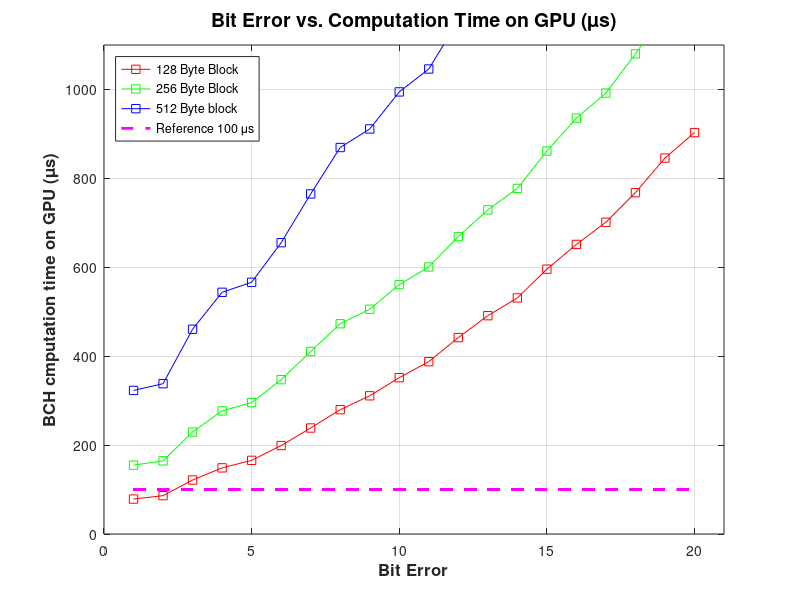
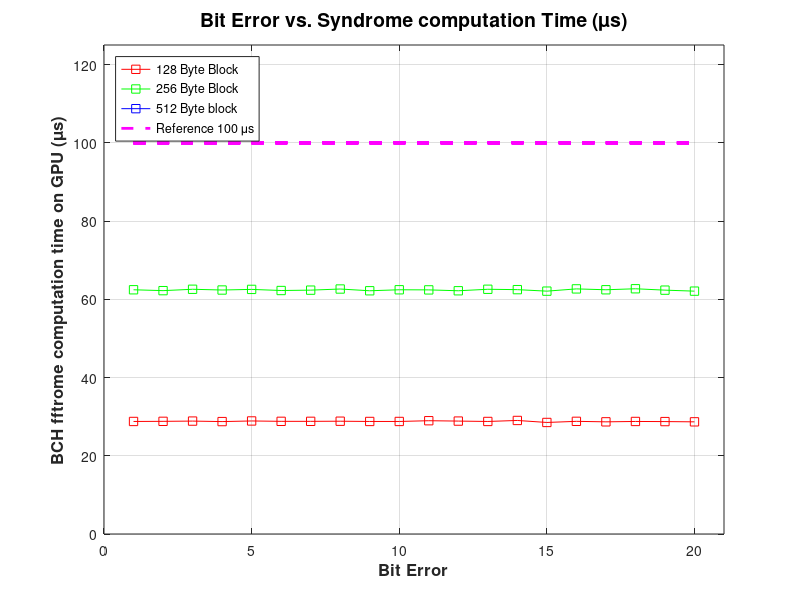
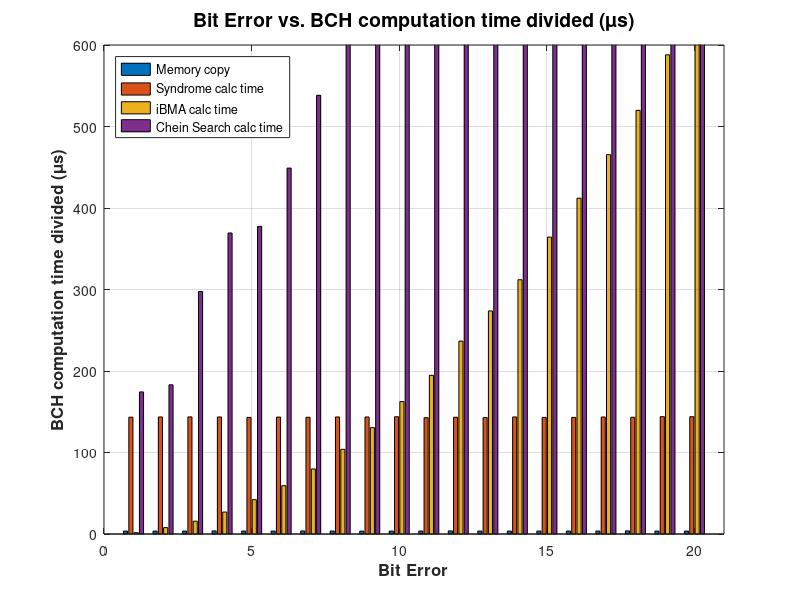

Reproduce these figures in MATLAB, in order.
% This function is to plot total latency taken for different error correction
% and block sizes

max = 20;
err_x = [1:max];

rs128_h2d     = ones(1,max);
rs128_d2h     = ones(1,max);
rs128_fft    = ones(1,max);
rs128_keyq    = ones(1,max);
rs128_errpoly = ones(1,max);

rs256_h2d     = ones(1,max);
rs256_d2h     = ones(1,max);
rs256_fft    = ones(1,max);
rs256_keyq    = ones(1,max);
rs256_errpoly = ones(1,max);

rs512_h2d     = ones(1,max);
rs512_d2h     = ones(1,max);
rs512_fft    = ones(1,max);
rs512_keyq    = ones(1,max);
rs512_errpoly = ones(1,max);

% Data from the cuda

 rs128_h2d(1) = 1.152000;
 rs128_d2h(1) = 2.464000;
 rs128_fft(1) = 28.768000;
 rs128_keyq(1) = 1.792000;
 rs128_errpoly(1) = 44.481000;

 rs256_h2d(1) = 1.152000;
 rs256_d2h(1) = 2.464000;
 rs256_fft(1) = 62.433000;
 rs256_keyq(1) = 1.568000;
 rs256_errpoly(1) = 87.265000;

 rs512_h2d(1) = 1.152000;
 rs512_d2h(1) = 2.432000;
 rs512_fft(1) = 143.330000;
 rs512_keyq(1) = 1.664000;
 rs512_errpoly(1) = 174.339000;

 rs1024_h2d(1) = 1.152000;
 rs1024_d2h(1) = 2.432000;
 rs1024_fft(1) = 362.278000;
 rs1024_keyq(1) = 1.568000;
 rs1024_errpoly(1) = 346.022000;

 rs128_h2d(2) = 1.152000;
 rs128_d2h(2) = 2.432000;
 rs128_fft(2) = 28.800000;
 rs128_keyq(2) = 7.073000;
 rs128_errpoly(2) = 46.816000;

 rs256_h2d(2) = 1.152000;
 rs256_d2h(2) = 2.464000;
 rs256_fft(2) = 62.209000;
 rs256_keyq(2) = 6.880000;
 rs256_errpoly(2) = 91.905000;

 rs512_h2d(2) = 1.152000;
 rs512_d2h(2) = 2.464000;
 rs512_fft(2) = 143.586000;
 rs512_keyq(2) = 7.840000;
 rs512_errpoly(2) = 183.076000;

 rs1024_h2d(2) = 1.152000;
 rs1024_d2h(2) = 2.784000;
 rs1024_fft(2) = 361.605000;
 rs1024_keyq(2) = 7.552000;
 rs1024_errpoly(2) = 361.605000;

 rs128_h2d(3) = 1.152000;
 rs128_d2h(3) = 2.432000;
 rs128_fft(3) = 28.865000;
 rs128_keyq(3) = 15.200000;
 rs128_errpoly(3) = 73.794000;

 rs256_h2d(3) = 1.152000;
 rs256_d2h(3) = 2.432000;
 rs256_fft(3) = 62.561000;
 rs256_keyq(3) = 15.489000;
 rs256_errpoly(3) = 147.682000;

 rs512_h2d(3) = 1.152000;
 rs512_d2h(3) = 2.464000;
 rs512_fft(3) = 143.681000;
 rs512_keyq(3) = 15.745000;
 rs512_errpoly(3) = 297.539000;

 rs1024_h2d(3) = 1.152000;
 rs1024_d2h(3) = 2.432000;
 rs1024_fft(3) = 362.149000;
 rs1024_keyq(3) = 15.361000;
 rs1024_errpoly(3) = 589.704000;

 rs128_h2d(4) = 1.152000;
 rs128_d2h(4) = 2.432000;
 rs128_fft(4) = 28.737000;
 rs128_keyq(4) = 25.888000;
 rs128_errpoly(4) = 90.594000;

 rs256_h2d(4) = 1.184000;
 rs256_d2h(4) = 2.496000;
 rs256_fft(4) = 62.369000;
 rs256_keyq(4) = 27.521000;
 rs256_errpoly(4) = 183.363000;

 rs512_h2d(4) = 1.376000;
 rs512_d2h(4) = 2.432000;
 rs512_fft(4) = 143.586000;
 rs512_keyq(4) = 26.976000;
 rs512_errpoly(4) = 369.317000;

 rs1024_h2d(4) = 1.152000;
 rs1024_d2h(4) = 2.464000;
 rs1024_fft(4) = 361.734000;
 rs1024_keyq(4) = 25.793000;
 rs1024_errpoly(4) = 734.060000;

 rs128_h2d(5) = 1.152000;
 rs128_d2h(5) = 2.432000;
 rs128_fft(5) = 28.897000;
 rs128_keyq(5) = 41.600000;
 rs128_errpoly(5) = 91.585000;

 rs256_h2d(5) = 1.152000;
 rs256_d2h(5) = 2.464000;
 rs256_fft(5) = 62.529000;
 rs256_keyq(5) = 42.913000;
 rs256_errpoly(5) = 186.595000;

 rs512_h2d(5) = 1.184000;
 rs512_d2h(5) = 2.464000;
 rs512_fft(5) = 143.042000;
 rs512_keyq(5) = 42.145000;
 rs512_errpoly(5) = 377.414000;

 rs1024_h2d(5) = 1.152000;
 rs1024_d2h(5) = 2.464000;
 rs1024_fft(5) = 360.134000;
 rs1024_keyq(5) = 41.441000;
 rs1024_errpoly(5) = 751.405000;

 rs128_h2d(6) = 1.152000;
 rs128_d2h(6) = 2.432000;
 rs128_fft(6) = 28.800000;
 rs128_keyq(6) = 59.137000;
 rs128_errpoly(6) = 107.426000;

 rs256_h2d(6) = 1.152000;
 rs256_d2h(6) = 2.432000;
 rs256_fft(6) = 62.241000;
 rs256_keyq(6) = 60.289000;
 rs256_errpoly(6) = 221.059000;

 rs512_h2d(6) = 1.152000;
 rs512_d2h(6) = 2.464000;
 rs512_fft(6) = 143.426000;
 rs512_keyq(6) = 59.297000;
 rs512_errpoly(6) = 448.968000;

 rs1024_h2d(6) = 1.152000;
 rs1024_d2h(6) = 2.432000;
 rs1024_fft(6) = 361.958000;
 rs1024_keyq(6) = 59.169000;
 rs1024_errpoly(6) = 895.151000;

 rs128_h2d(7) = 1.152000;
 rs128_d2h(7) = 2.432000;
 rs128_fft(7) = 28.800000;
 rs128_keyq(7) = 78.337000;
 rs128_errpoly(7) = 127.714000;

 rs256_h2d(7) = 1.152000;
 rs256_d2h(7) = 2.465000;
 rs256_fft(7) = 62.337000;
 rs256_keyq(7) = 80.162000;
 rs256_errpoly(7) = 264.452000;

 rs512_h2d(7) = 1.152000;
 rs512_d2h(7) = 2.592000;
 rs512_fft(7) = 143.234000;
 rs512_keyq(7) = 79.777000;
 rs512_errpoly(7) = 538.249000;

 rs1024_h2d(7) = 1.152000;
 rs1024_d2h(7) = 2.432000;
 rs1024_fft(7) = 363.110000;
 rs1024_keyq(7) = 79.297000;
 rs1024_errpoly(7) = 1.074290e+03;

 rs128_h2d(8) = 1.152000;
 rs128_d2h(8) = 2.433000;
 rs128_fft(8) = 28.832000;
 rs128_keyq(8) = 103.330000;
 rs128_errpoly(8) = 143.970000;

 rs256_h2d(8) = 1.184000;
 rs256_d2h(8) = 2.464000;
 rs256_fft(8) = 62.625000;
 rs256_keyq(8) = 105.665000;
 rs256_errpoly(8) = 301.061000;

 rs512_h2d(8) = 1.184000;
 rs512_d2h(8) = 2.464000;
 rs512_fft(8) = 143.586000;
 rs512_keyq(8) = 103.906000;
 rs512_errpoly(8) = 618.219000;

 rs1024_h2d(8) = 1.152000;
 rs1024_d2h(8) = 2.464000;
 rs1024_fft(8) = 360.648000;
 rs1024_keyq(8) = 104.642000;
 rs1024_errpoly(8) = 1.235035e+03;

 rs128_h2d(9) = 1.152000;
 rs128_d2h(9) = 2.688000;
 rs128_fft(9) = 28.768000;
 rs128_keyq(9) = 131.138000;
 rs128_errpoly(9) = 147.138000;

 rs256_h2d(9) = 1.152000;
 rs256_d2h(9) = 2.720000;
 rs256_fft(9) = 62.177000;
 rs256_keyq(9) = 132.514000;
 rs256_errpoly(9) = 307.077000;

 rs512_h2d(9) = 1.120000;
 rs512_d2h(9) = 2.432000;
 rs512_fft(9) = 143.554000;
 rs512_keyq(9) = 130.530000;
 rs512_errpoly(9) = 633.514000;

 rs1024_h2d(9) = 1.152000;
 rs1024_d2h(9) = 2.432000;
 rs1024_fft(9) = 360.838000;
 rs1024_keyq(9) = 132.034000;
 rs1024_errpoly(9) = 1.271155e+03;

 rs128_h2d(10) = 1.152000;
 rs128_d2h(10) = 2.432000;
 rs128_fft(10) = 28.768000;
 rs128_keyq(10) = 163.363000;
 rs128_errpoly(10) = 155.939000;

 rs256_h2d(10) = 1.120000;
 rs256_d2h(10) = 2.816000;
 rs256_fft(10) = 62.433000;
 rs256_keyq(10) = 162.498000;
 rs256_errpoly(10) = 332.100000;

 rs512_h2d(10) = 1.152000;
 rs512_d2h(10) = 2.464000;
 rs512_fft(10) = 143.874000;
 rs512_keyq(10) = 162.467000;
 rs512_errpoly(10) = 684.554000;

 rs1024_h2d(10) = 1.152000;
 rs1024_d2h(10) = 2.400000;
 rs1024_fft(10) = 361.254000;
 rs1024_keyq(10) = 163.042000;
 rs1024_errpoly(10) = 1.365334e+03;

 rs128_h2d(11) = 1.184000;
 rs128_d2h(11) = 2.432000;
 rs128_fft(11) = 28.960000;
 rs128_keyq(11) = 195.907000;
 rs128_errpoly(11) = 159.203000;

 rs256_h2d(11) = 1.184000;
 rs256_d2h(11) = 2.464000;
 rs256_fft(11) = 62.402000;
 rs256_keyq(11) = 193.635000;
 rs256_errpoly(11) = 340.966000;

 rs512_h2d(11) = 1.184000;
 rs512_d2h(11) = 2.432000;
 rs512_fft(11) = 142.723000;
 rs512_keyq(11) = 194.723000;
 rs512_errpoly(11) = 704.972000;

 rs1024_h2d(11) = 1.152000;
 rs1024_d2h(11) = 2.464000;
 rs1024_fft(11) = 361.797000;
 rs1024_keyq(11) = 195.108000;
 rs1024_errpoly(11) = 1.418454e+03;

 rs128_h2d(12) = 1.184000;
 rs128_d2h(12) = 2.432000;
 rs128_fft(12) = 28.865000;
 rs128_keyq(12) = 239.043000;
 rs128_errpoly(12) = 170.338000;

 rs256_h2d(12) = 1.152000;
 rs256_d2h(12) = 2.464000;
 rs256_fft(12) = 62.177000;
 rs256_keyq(12) = 231.684000;
 rs256_errpoly(12) = 371.655000;

 rs512_h2d(12) = 1.152000;
 rs512_d2h(12) = 2.656000;
 rs512_fft(12) = 143.266000;
 rs512_keyq(12) = 236.644000;
 rs512_errpoly(12) = 770.922000;

 rs1024_h2d(12) = 1.184000;
 rs1024_d2h(12) = 2.432000;
 rs1024_fft(12) = 361.541000;
 rs1024_keyq(12) = 238.116000;
 rs1024_errpoly(12) = 1.535832e+03;

 rs128_h2d(13) = 1.152000;
 rs128_d2h(13) = 2.432000;
 rs128_fft(13) = 28.768000;
 rs128_keyq(13) = 277.637000;
 rs128_errpoly(13) = 181.123000;

 rs256_h2d(13) = 1.184000;
 rs256_d2h(13) = 2.464000;
 rs256_fft(13) = 62.561000;
 rs256_keyq(13) = 265.989000;
 rs256_errpoly(13) = 396.904000;

 rs512_h2d(13) = 1.152000;
 rs512_d2h(13) = 2.464000;
 rs512_fft(13) = 142.851000;
 rs512_keyq(13) = 273.700000;
 rs512_errpoly(13) = 831.087000;

 rs1024_h2d(13) = 1.152000;
 rs1024_d2h(13) = 2.432000;
 rs1024_fft(13) = 362.279000;
 rs1024_keyq(13) = 278.309000;
 rs1024_errpoly(13) = 1.673598e+03;

 rs128_h2d(14) = 1.120000;
 rs128_d2h(14) = 2.688000;
 rs128_fft(14) = 29.025000;
 rs128_keyq(14) = 315.205000;
 rs128_errpoly(14) = 183.012000;

 rs256_h2d(14) = 1.248000;
 rs256_d2h(14) = 2.432000;
 rs256_fft(14) = 62.465000;
 rs256_keyq(14) = 305.733000;
 rs256_errpoly(14) = 405.543000;

 rs512_h2d(14) = 1.152000;
 rs512_d2h(14) = 2.432000;
 rs512_fft(14) = 143.618000;
 rs512_keyq(14) = 311.974000;
 rs512_errpoly(14) = 849.422000;

 rs1024_h2d(14) = 1.152000;
 rs1024_d2h(14) = 2.432000;
 rs1024_fft(14) = 361.317000;
 rs1024_keyq(14) = 317.830000;
 rs1024_errpoly(14) = 1.705947e+03;

 rs128_h2d(15) = 1.184000;
 rs128_d2h(15) = 2.464000;
 rs128_fft(15) = 28.513000;
 rs128_keyq(15) = 368.774000;
 rs128_errpoly(15) = 194.820000;

 rs256_h2d(15) = 1.184000;
 rs256_d2h(15) = 2.464000;
 rs256_fft(15) = 62.081000;
 rs256_keyq(15) = 359.974000;
 rs256_errpoly(15) = 435.751000;

 rs512_h2d(15) = 1.184000;
 rs512_d2h(15) = 2.464000;
 rs512_fft(15) = 143.011000;
 rs512_keyq(15) = 364.293000;
 rs512_errpoly(15) = 918.094000;

 rs1024_h2d(15) = 1.152000;
 rs1024_d2h(15) = 2.464000;
 rs1024_fft(15) = 361.382000;
 rs1024_keyq(15) = 370.662000;
 rs1024_errpoly(15) = 1.846751e+03;

 rs128_h2d(16) = 1.152000;
 rs128_d2h(16) = 2.464000;
 rs128_fft(16) = 28.800000;
 rs128_keyq(16) = 414.503000;
 rs128_errpoly(16) = 204.483000;

 rs256_h2d(16) = 1.152000;
 rs256_d2h(16) = 2.464000;
 rs256_fft(16) = 62.657000;
 rs256_keyq(16) = 407.846000;
 rs256_errpoly(16) = 461.414000;

 rs512_h2d(16) = 1.184000;
 rs512_d2h(16) = 2.464000;
 rs512_fft(16) = 143.074000;
 rs512_keyq(16) = 412.006000;
 rs512_errpoly(16) = 975.153000;

 rs1024_h2d(16) = 1.184000;
 rs1024_d2h(16) = 2.464000;
 rs1024_fft(16) = 361.541000;
 rs1024_keyq(16) = 414.982000;
 rs1024_errpoly(16) = 1.978332e+03;

 rs128_h2d(17) = 1.184000;
 rs128_d2h(17) = 2.464000;
 rs128_fft(17) = 28.672000;
 rs128_keyq(17) = 465.896000;
 rs128_errpoly(17) = 203.108000;

 rs256_h2d(17) = 1.120000;
 rs256_d2h(17) = 2.432000;
 rs256_fft(17) = 62.433000;
 rs256_keyq(17) = 460.839000;
 rs256_errpoly(17) = 465.032000;

 rs512_h2d(17) = 1.152000;
 rs512_d2h(17) = 2.464000;
 rs512_fft(17) = 143.555000;
 rs512_keyq(17) = 465.448000;
 rs512_errpoly(17) = 990.929000;

 rs1024_h2d(17) = 1.152000;
 rs1024_d2h(17) = 2.464000;
 rs1024_fft(17) = 361.989000;
 rs1024_keyq(17) = 466.631000;
 rs1024_errpoly(17) = 2.005246e+03;

 rs128_h2d(18) = 1.184000;
 rs128_d2h(18) = 2.432000;
 rs128_fft(18) = 28.769000;
 rs128_keyq(18) = 520.712000;
 rs128_errpoly(18) = 214.724000;

 rs256_h2d(18) = 1.184000;
 rs256_d2h(18) = 2.528000;
 rs256_fft(18) = 62.689000;
 rs256_keyq(18) = 517.033000;
 rs256_errpoly(18) = 496.585000;

 rs512_h2d(18) = 1.152000;
 rs512_d2h(18) = 2.688000;
 rs512_fft(18) = 143.266000;
 rs512_keyq(18) = 519.784000;
 rs512_errpoly(18) = 1.060081e+03;

 rs1024_h2d(18) = 1.152000;
 rs1024_d2h(18) = 2.432000;
 rs1024_fft(18) = 359.908000;
 rs1024_keyq(18) = 518.215000;
 rs1024_errpoly(18) = 2.158748e+03;

 rs128_h2d(19) = 1.152000;
 rs128_d2h(19) = 2.432000;
 rs128_fft(19) = 28.737000;
 rs128_keyq(19) = 591.497000;
 rs128_errpoly(19) = 221.859000;

 rs256_h2d(19) = 1.184000;
 rs256_d2h(19) = 2.688000;
 rs256_fft(19) = 62.337000;
 rs256_keyq(19) = 587.146000;
 rs256_errpoly(19) = 520.777000;

 rs512_h2d(19) = 1.152000;
 rs512_d2h(19) = 2.432000;
 rs512_fft(19) = 143.970000;
 rs512_keyq(19) = 587.946000;
 rs512_errpoly(19) = 1.119251e+03;

 rs1024_h2d(19) = 1.152000;
 rs1024_d2h(19) = 2.496000;
 rs1024_fft(19) = 361.350000;
 rs1024_keyq(19) = 586.346000;
 rs1024_errpoly(19) = 2.274151e+03;

 rs128_h2d(20) = 1.184000;
 rs128_d2h(20) = 2.432000;
 rs128_fft(20) = 28.672000;
 rs128_keyq(20) = 650.249000;
 rs128_errpoly(20) = 220.419000;

 rs256_h2d(20) = 1.152000;
 rs256_d2h(20) = 2.464000;
 rs256_fft(20) = 62.081000;
 rs256_keyq(20) = 645.864000;
 rs256_errpoly(20) = 522.246000;

 rs512_h2d(20) = 1.152000;
 rs512_d2h(20) = 2.432000;
 rs512_fft(20) = 143.938000;
 rs512_keyq(20) = 645.356000;
 rs512_errpoly(20) = 1.127764e+03;

 rs1024_h2d(20) = 1.152000;
 rs1024_d2h(20) = 2.464000;
 rs1024_fft(20) = 362.662000;
 rs1024_keyq(20) = 642.667000;
 rs1024_errpoly(20) = 2.301702e+03;

% Add all of the data together
rs128 = rs128_h2d+rs128_d2h+rs128_fft+rs128_keyq+rs128_errpoly;
rs256 = rs256_h2d+rs256_d2h+rs256_fft+rs256_keyq+rs256_errpoly;
rs512 = rs512_h2d+rs512_d2h+rs512_fft+rs512_keyq+rs512_errpoly;

c128 = [rs128_d2h+rs128_h2d;rs128_fft;rs128_keyq;rs128_errpoly];
c512 = [rs512_d2h+rs512_h2d;rs512_fft;rs512_keyq;rs512_errpoly];
c100 = ones(max)*100;

% Plot the graph for all computation time 
f = figure(1);
plot(err_x,rs128,'-sr',err_x,rs256,'-sg',err_x,rs512,'-sb',err_x,c100,'--m','LineWidth',2);
legend('128 Byte Block','256 Byte Block','512 Byte block','Reference 100 \mus','Location','northwest');
grid on;
xlabel('Bit Error','fontweight','bold','fontsize',12);
ylabel('BCH cmputation time on GPU (\mus)','fontweight','bold','fontsize',12);
title('Bit Error vs. Computation Time on GPU (\mus)','fontweight','bold','fontsize',14);
axis([0,max+1,0,1100]);
saveas(f,'Bit_error_comp_time.jpg','jpg');

%% Plot the fftrome generator  
f = figure(2);
plot(err_x,rs128_fft,'-sr',err_x,rs256_fft,'-sg',err_x,rs512_fft,'-sb',err_x,c100,'--m','LineWidth',2);
legend('128 Byte Block','256 Byte Block','512 Byte block','Reference 100 \mus','Location','northwest');
grid on;
xlabel('Bit Error','fontweight','bold','fontsize',12);
ylabel('BCH fftrome computation time on GPU (\mus)','fontweight','bold','fontsize',12);
title('Bit Error vs. Syndrome computation Time (\mus)','fontweight','bold','fontsize',14);
axis([0,max+1,0,125]);
saveas(f,'Bit_error_fft_time.jpg','jpg');

% Plot the BAR grapsh
f=figure(3);
bar(c512');
grid on;
legend('Memory copy','Syndrome calc time ','iBMA calc time','Chein Search calc time','Location','northwest');
xlabel('Bit Error','fontweight','bold','fontsize',12);
ylabel('BCH computation time divided (\mus)','fontweight','bold','fontsize',12);
title('Bit Error vs. BCH computation time divided (\mus)','fontweight','bold','fontsize',14);
axis([0,max+1,0,600]);
saveas(f,'Bit_error_bar_gpu_time.jpg','jpg');
